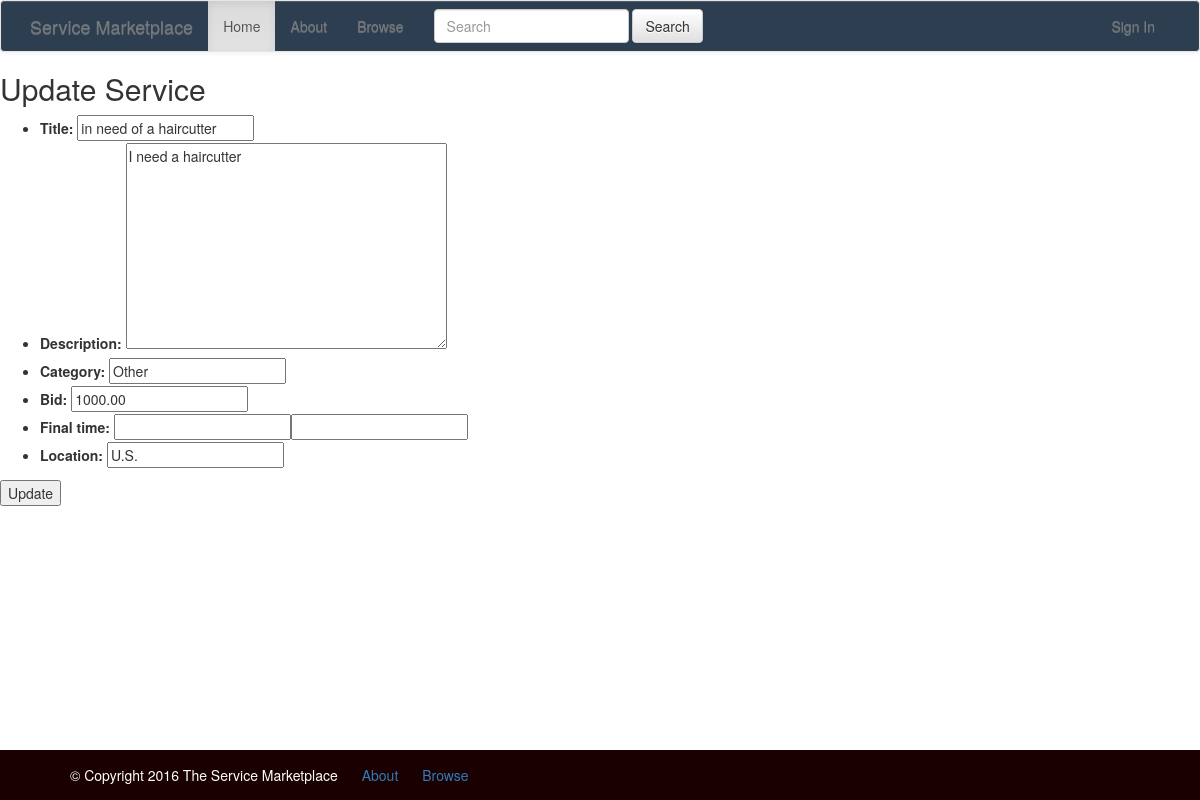
/service/update/29/, run on the app's committed database.
### market/models.py (models this page shows, shortened)
class Service(models.Model):
    client = models.ForeignKey(
        settings.AUTH_USER_MODEL,
        related_name='service_client',
        null=True,
        blank=True
    )
    service_provider = models.ForeignKey(
        settings.AUTH_USER_MODEL,
        related_name='service_service_providers',
        null=True,
        blank=True
    )
    title = models.CharField(max_length=100)
    description = models.TextField()
    location = models.CharField(max_length=50, default="U.S.")
    final_time = models.DateTimeField("Ending Time")
    category = models.CharField(max_length=50, default="Other")
    is_open = models.BooleanField(default=True)
    bid = models.DecimalField(
        max_digits=10,
        decimal_places=2,
        default=1000.00
    )
    created_date = models.DateTimeField(default=timezone.now)

### market/views.py (the view)
# urls.py: url(r'^service/update/(?P<pk>\d+)/$', views.service_update, name="service_update"),
def service_update(request, pk=None):
    args = {}
    service = get_object_or_404(Service, pk=pk)
    form = ServiceForm(request.POST or None, instance=service)
    if request.method == "POST":
        if form.is_valid():
            service = form.save(commit=False)
            service.save()
            return HttpResponseRedirect('/service/' + pk)
    args.update(csrf(request))
    args['form'] = form
    args['action'] = "Update"
    return render_to_response('market/service_action.html', args)

### market/forms.py
class ServiceForm(forms.ModelForm):
    final_time = forms.SplitDateTimeField(input_date_formats=['%m/%d/%Y'],
                                          input_time_formats=['%H:%M%p'])
    class Meta:
        model = Service
        fields = (
            'title',
            'description',
            'category',
            'bid',
            'final_time',
            'location'
        )

### market/templates/market/service_action.html (shortened to what this page needs)
{% extends "market/base.html" %}
{% block css %}
    {% load staticfiles %}
    <link rel="stylesheet" href="https://cdnjs.cloudflare.com/ajax/libs/jquery-timepicker/1.8.11/jquery.timepicker.min.css">
{% endblock %}
{% block content %}
    <h2>{{ action }} Service</h2>
    <form action="" method="post">{% csrf_token %}
        <ul>
            {{form.as_ul}}
        </ul>
        <input type="submit" value="{{ action }}" />
    </form>
{% endblock %}

### market/static/css/base.css (style rules this page uses)
html, body { margin:0; padding:0; height:100%; }

### data on the page
Service: title "in need of a haircutter", description "I need a haircutter", category "Other", bid "1000.00", location "U.S."

### other printed values
{{ action }} "Update"
